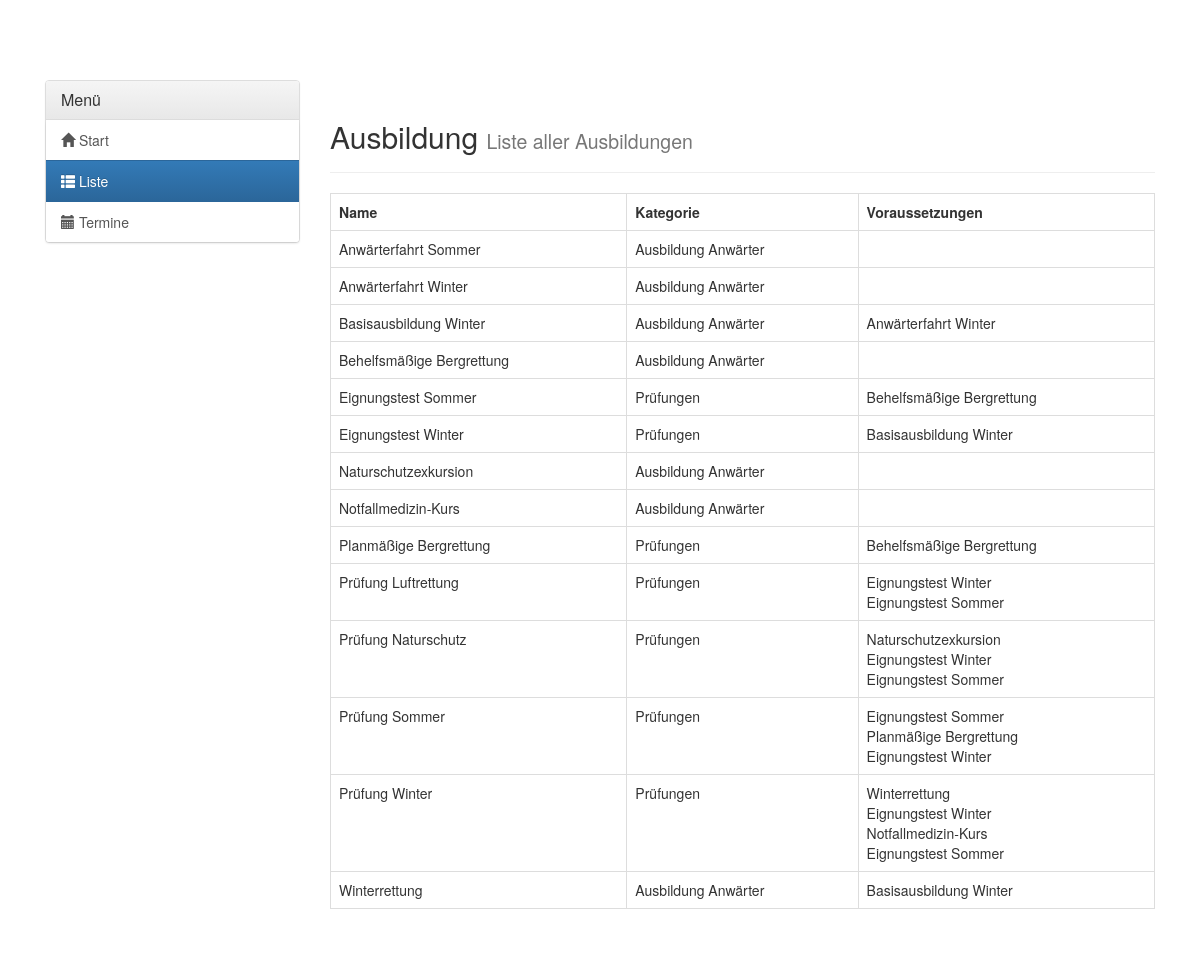
The app's page /ausbildung/liste/ (signed in) with its own data.
### trainings/models.py (models this page shows, shortened)
class Training(models.Model):
    name = models.CharField(primary_key=True, max_length=50, verbose_name='Name')
    prerequisites = models.ManyToManyField("self", through='Prerequisites_for_training',
                                           through_fields=('post_training', 'pre_training'),
                                           verbose_name='Voraussetzungen',
                                           symmetrical=False,
                                           related_name='with_prerequisite')
    category = models.ForeignKey(TrainingCategory, on_delete=models.CASCADE, verbose_name='Kategorie', null=True)
    class Meta:
        verbose_name_plural = 'Ausbildungen'
        verbose_name = 'Ausbildung'

class TrainingCategory(models.Model):
    name = models.CharField(primary_key=True, max_length=50, verbose_name='Name')
    class Meta:
        verbose_name_plural = 'Ausbildungskategorien'
        verbose_name = 'Ausbildungskategorie'

### trainings/views.py (the view)
@login_required
def training_list(request):
    training_list = Training.objects.order_by('name')
    return render(request, 'trainings/training_list.html',
                  {'training_list': training_list, 'current_member': Member.objects.get(user=request.user),
                   'nav': 'list'})

### trainings/templates/trainings/training_list.html (shortened to what this page needs)
{% extends 'training_base.html' %}
{% block training_content %}
<div class="page-header">
<h2>Ausbildung <small>Liste aller Ausbildungen</small></h2>
</div>
<div class="table-responsive">
    <table class="table table-bordered">
        <tr>
            <th>Name</th>
            <th>Kategorie</th>
            <th>Voraussetzungen</th>
        </tr>
        {% for training in training_list %}
        <tr>
            <td>{{ training.name }}</td>
            <td>{{ training.category.name }}</td>
            <td>
                {% for prerequisite in training.prerequisites.all %}
                    {{ prerequisite.name }}<br>
                {% endfor %}
            </td>
        </tr>
        {% endfor %}
    </table>
</div>
{% endblock %}

### records on screen
Training: name "Anwärterfahrt Sommer", category.name "Ausbildung Anwärter"
Training: name "Anwärterfahrt Winter", category.name "Ausbildung Anwärter"
Training: name "Basisausbildung Winter", category.name "Ausbildung Anwärter"
Training: name "Behelfsmäßige Bergrettung", category.name "Ausbildung Anwärter"
Training: name "Eignungstest Sommer", category.name "Prüfungen"
Training: name "Eignungstest Winter", category.name "Prüfungen"
Training: name "Naturschutzexkursion", category.name "Ausbildung Anwärter"
Training: name "Notfallmedizin-Kurs", category.name "Ausbildung Anwärter"
Training: name "Planmäßige Bergrettung", category.name "Prüfungen"
Training: name "Prüfung Luftrettung", category.name "Prüfungen"
Training: name "Prüfung Naturschutz", category.name "Prüfungen"
Training: name "Prüfung Sommer", category.name "Prüfungen"
Training: name "Prüfung Winter", category.name "Prüfungen"
Training: name "Winterrettung", category.name "Ausbildung Anwärter"
